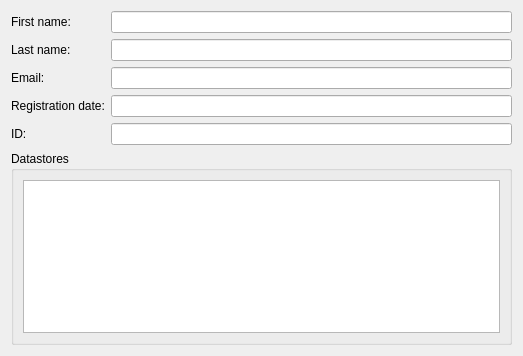
<?xml version="1.0" encoding="UTF-8"?>
<ui version="4.0">
 <class>UserWidget</class>
 <widget class="QWidget" name="UserWidget">
  <property name="geometry">
   <rect>
    <x>0</x>
    <y>0</y>
    <width>523</width>
    <height>356</height>
   </rect>
  </property>
  <property name="windowTitle">
   <string>User informations</string>
  </property>
  <property name="locale">
   <locale language="English" country="UnitedStates"/>
  </property>
  <layout class="QGridLayout" name="gridLayout_2">
   <item row="0" column="0">
    <widget class="QLabel" name="lbl_first_name">
     <property name="sizePolicy">
      <sizepolicy hsizetype="Fixed" vsizetype="Preferred">
       <horstretch>0</horstretch>
       <verstretch>0</verstretch>
      </sizepolicy>
     </property>
     <property name="locale">
      <locale language="English" country="UnitedStates"/>
     </property>
     <property name="text">
      <string>First name:</string>
     </property>
    </widget>
   </item>
   <item row="0" column="1">
    <widget class="QLineEdit" name="lne_first_name">
     <property name="locale">
      <locale language="English" country="UnitedStates"/>
     </property>
     <property name="readOnly">
      <bool>true</bool>
     </property>
    </widget>
   </item>
   <item row="1" column="0">
    <widget class="QLabel" name="lbl_last_name">
     <property name="sizePolicy">
      <sizepolicy hsizetype="Fixed" vsizetype="Preferred">
       <horstretch>0</horstretch>
       <verstretch>0</verstretch>
      </sizepolicy>
     </property>
     <property name="locale">
      <locale language="English" country="UnitedStates"/>
     </property>
     <property name="text">
      <string>Last name:</string>
     </property>
    </widget>
   </item>
   <item row="1" column="1">
    <widget class="QLineEdit" name="lne_last_name">
     <property name="locale">
      <locale language="English" country="UnitedStates"/>
     </property>
     <property name="readOnly">
      <bool>true</bool>
     </property>
    </widget>
   </item>
   <item row="2" column="0">
    <widget class="QLabel" name="lbl_email">
     <property name="sizePolicy">
      <sizepolicy hsizetype="Fixed" vsizetype="Preferred">
       <horstretch>0</horstretch>
       <verstretch>0</verstretch>
      </sizepolicy>
     </property>
     <property name="locale">
      <locale language="English" country="UnitedStates"/>
     </property>
     <property name="text">
      <string>Email:</string>
     </property>
    </widget>
   </item>
   <item row="2" column="1">
    <widget class="QLineEdit" name="lne_email">
     <property name="locale">
      <locale language="English" country="UnitedStates"/>
     </property>
     <property name="readOnly">
      <bool>true</bool>
     </property>
    </widget>
   </item>
   <item row="3" column="0">
    <widget class="QLabel" name="lbl_registration_date">
     <property name="sizePolicy">
      <sizepolicy hsizetype="Fixed" vsizetype="Preferred">
       <horstretch>0</horstretch>
       <verstretch>0</verstretch>
      </sizepolicy>
     </property>
     <property name="locale">
      <locale language="English" country="UnitedStates"/>
     </property>
     <property name="text">
      <string>Registration date:</string>
     </property>
    </widget>
   </item>
   <item row="3" column="1">
    <widget class="QLineEdit" name="lne_registration_date">
     <property name="locale">
      <locale language="English" country="UnitedStates"/>
     </property>
     <property name="readOnly">
      <bool>true</bool>
     </property>
    </widget>
   </item>
   <item row="4" column="0">
    <widget class="QLabel" name="lbl_id">
     <property name="sizePolicy">
      <sizepolicy hsizetype="Fixed" vsizetype="Preferred">
       <horstretch>0</horstretch>
       <verstretch>0</verstretch>
      </sizepolicy>
     </property>
     <property name="locale">
      <locale language="English" country="UnitedStates"/>
     </property>
     <property name="text">
      <string>ID:</string>
     </property>
    </widget>
   </item>
   <item row="4" column="1">
    <widget class="QLineEdit" name="lne_id">
     <property name="locale">
      <locale language="English" country="UnitedStates"/>
     </property>
     <property name="readOnly">
      <bool>true</bool>
     </property>
    </widget>
   </item>
   <item row="5" column="0" colspan="2">
    <widget class="QgsCollapsibleGroupBox" name="gpb_datastore">
     <property name="minimumSize">
      <size>
       <width>300</width>
       <height>100</height>
      </size>
     </property>
     <property name="locale">
      <locale language="English" country="UnitedStates"/>
     </property>
     <property name="title">
      <string>Datastores</string>
     </property>
     <property name="flat">
      <bool>true</bool>
     </property>
     <layout class="QGridLayout" name="gridLayout">
      <item row="0" column="0">
       <widget class="QTableView" name="tbv_datastore">
        <property name="minimumSize">
         <size>
          <width>300</width>
          <height>50</height>
         </size>
        </property>
        <property name="locale">
         <locale language="English" country="UnitedStates"/>
        </property>
        <property name="sortingEnabled">
         <bool>true</bool>
        </property>
        <attribute name="horizontalHeaderVisible">
         <bool>true</bool>
        </attribute>
        <attribute name="horizontalHeaderCascadingSectionResizes">
         <bool>true</bool>
        </attribute>
        <attribute name="horizontalHeaderDefaultSectionSize">
         <number>150</number>
        </attribute>
        <attribute name="horizontalHeaderStretchLastSection">
         <bool>true</bool>
        </attribute>
        <attribute name="verticalHeaderVisible">
         <bool>false</bool>
        </attribute>
       </widget>
      </item>
     </layout>
    </widget>
   </item>
  </layout>
 </widget>
 <customwidgets>
  <customwidget>
   <class>QgsCollapsibleGroupBox</class>
   <extends>QGroupBox</extends>
   <header>qgscollapsiblegroupbox.h</header>
   <container>1</container>
  </customwidget>
 </customwidgets>
 <resources/>
 <connections/>
</ui>
